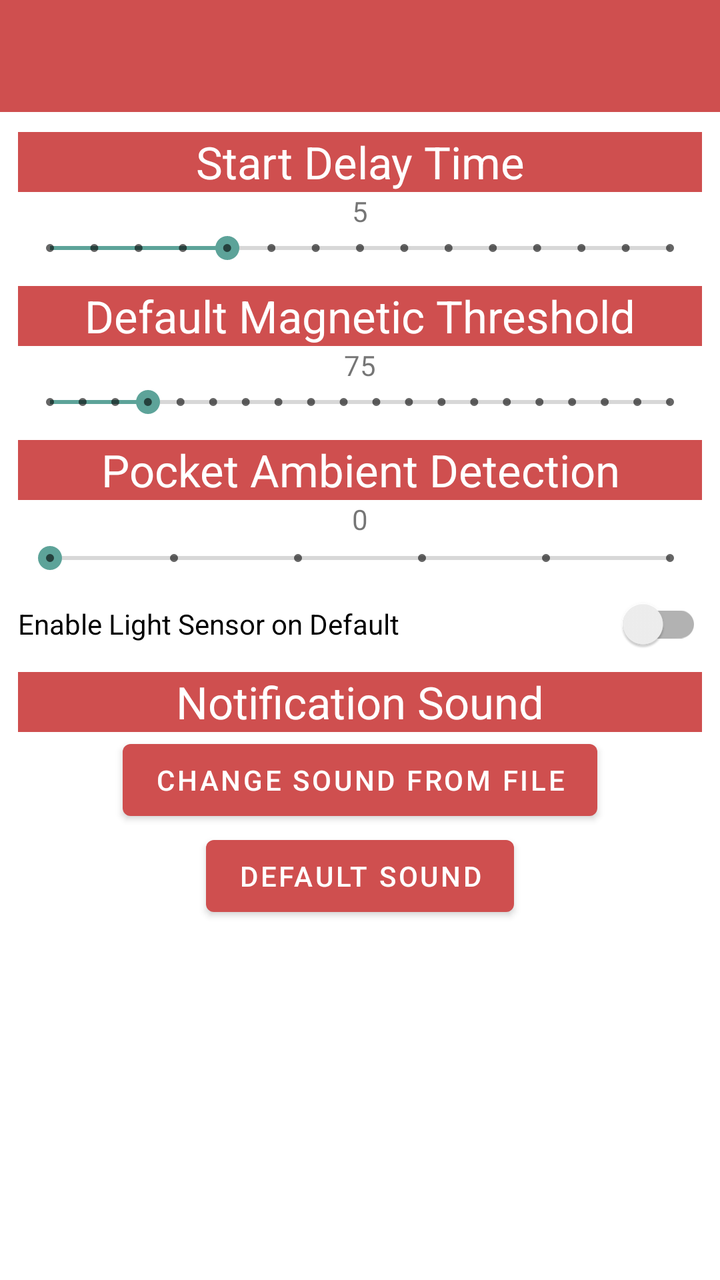
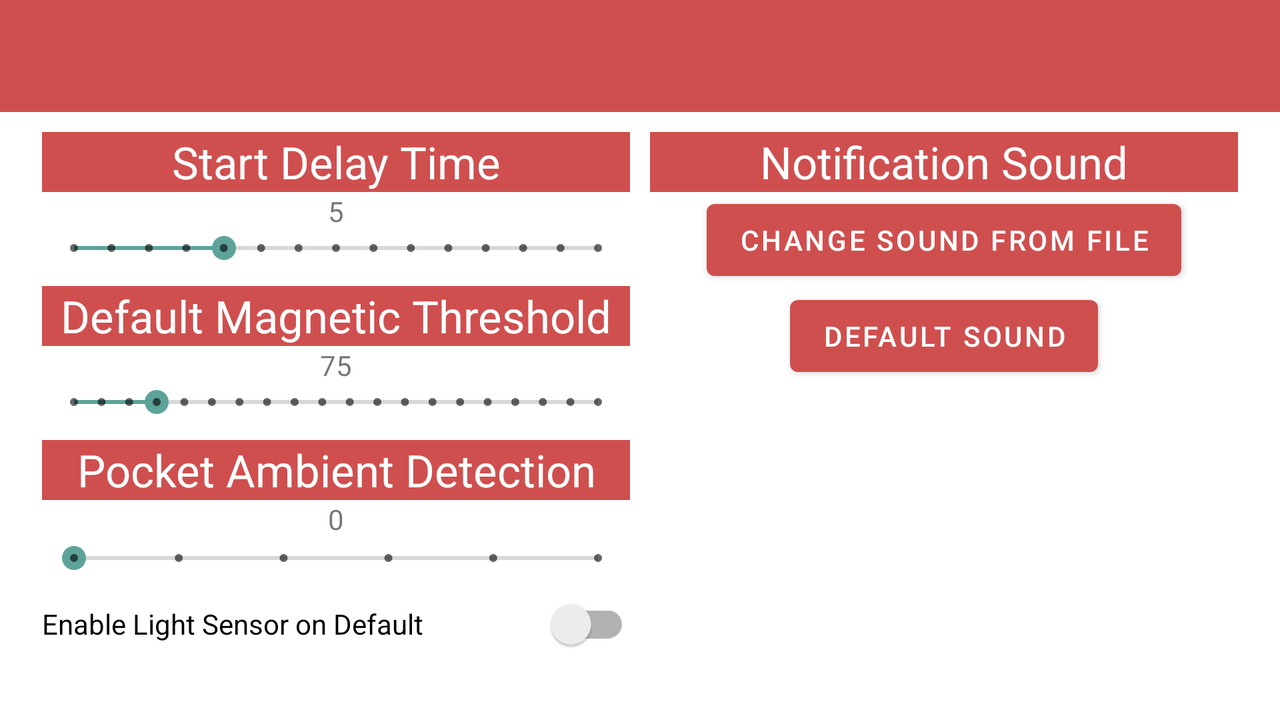

The same Android screen from two of the app's own layout files: first res/layout/ as a phone draws it, then the repository's variant for another configuration, drawn on a device whose configuration selects that folder. Both files follow.
<!-- AndroidManifest.xml: application theme Theme.RaceApp -->
<!-- res/layout/activity_settings.xml -->
<?xml version="1.0" encoding="utf-8"?>
<androidx.constraintlayout.widget.ConstraintLayout xmlns:android="http://schemas.android.com/apk/res/android"
    xmlns:app="http://schemas.android.com/apk/res-auto"
    xmlns:tools="http://schemas.android.com/tools"
    android:layout_width="match_parent"
    android:layout_height="match_parent"
    tools:context=".HistoryActivity">

    <androidx.appcompat.widget.Toolbar
        android:id="@+id/toolbar"
        android:layout_width="match_parent"
        android:layout_height="?attr/actionBarSize"
        android:layout_alignParentTop="true"
        android:background="?attr/colorPrimary"
        app:layout_constraintStart_toStartOf="parent"
        app:layout_constraintTop_toTopOf="parent" />

    <androidx.constraintlayout.widget.Guideline
        android:id="@+id/guidelineLeft"
        android:layout_width="wrap_content"
        android:layout_height="wrap_content"
        android:orientation="vertical"
        app:layout_constraintGuide_percent="0.025" />

    <androidx.constraintlayout.widget.Guideline
        android:id="@+id/guidelineRight"
        android:layout_width="wrap_content"
        android:layout_height="wrap_content"
        android:orientation="vertical"
        app:layout_constraintGuide_percent="0.975" />

    <LinearLayout
        android:id="@+id/linearLayout"
        android:layout_width="0dp"
        android:layout_height="wrap_content"
        android:gravity="center"
        android:orientation="vertical"
        app:layout_constraintEnd_toStartOf="@+id/guidelineRight"
        app:layout_constraintStart_toStartOf="@+id/guidelineLeft"
        app:layout_constraintTop_toBottomOf="@+id/toolbar">

        <androidx.constraintlayout.widget.ConstraintLayout
            android:id="@+id/DelayTimeGroup"
            android:layout_width="match_parent"
            android:layout_height="match_parent">

            <TextView
                android:id="@+id/textView4"
                style="@style/HeaderNoRatio"
                android:layout_width="match_parent"
                android:layout_height="wrap_content"
                android:layout_marginTop="10dp"
                android:height="30dp"
                android:gravity="center"
                android:text="@string/start_delay_time"
                app:layout_constraintEnd_toEndOf="parent"
                app:layout_constraintStart_toStartOf="parent"
                app:layout_constraintTop_toTopOf="parent" />

            <TextView
                android:id="@+id/delayTimeView"
                android:layout_width="match_parent"
                android:layout_height="wrap_content"
                android:gravity="center"
                android:text="@string/_5"
                app:layout_constraintEnd_toEndOf="parent"
                app:layout_constraintStart_toStartOf="parent"
                app:layout_constraintTop_toBottomOf="@+id/textView4" />

            <SeekBar
                android:id="@+id/seekbarDelayTime"
                style="@style/Widget.AppCompat.SeekBar.Discrete"
                android:layout_width="match_parent"
                android:layout_height="wrap_content"
                android:max="14"
                android:progress="4"
                app:layout_constraintEnd_toEndOf="parent"
                app:layout_constraintStart_toStartOf="parent"
                app:layout_constraintTop_toBottomOf="@+id/delayTimeView" />
        </androidx.constraintlayout.widget.ConstraintLayout>

        <androidx.constraintlayout.widget.ConstraintLayout
            android:id="@+id/MagneticThresholdGroup"
            android:layout_width="match_parent"
            android:layout_height="match_parent">

            <TextView
                android:id="@+id/textView3"
                style="@style/HeaderNoRatio"
                android:layout_width="match_parent"
                android:layout_height="wrap_content"
                android:layout_marginTop="10dp"
                android:height="30dp"
                android:gravity="center"
                android:text="@string/default_magnetic_threshold"
                app:layout_constraintEnd_toEndOf="parent"
                app:layout_constraintStart_toStartOf="parent"
                app:layout_constraintTop_toTopOf="parent" />

            <TextView
                android:id="@+id/currentDefaultThresholdView"
                android:layout_width="match_parent"
                android:layout_height="wrap_content"
                android:gravity="center"
                android:text="@string/_75"
                app:layout_constraintEnd_toEndOf="parent"
                app:layout_constraintStart_toStartOf="parent"
                app:layout_constraintTop_toBottomOf="@+id/textView3" />

            <SeekBar
                android:id="@+id/seekbarMagnetic"
                style="@style/Widget.AppCompat.SeekBar.Discrete"
                android:layout_width="match_parent"
                android:layout_height="wrap_content"
                android:max="19"
                android:progress="3"
                app:layout_constraintEnd_toEndOf="parent"
                app:layout_constraintStart_toStartOf="parent"
                app:layout_constraintTop_toBottomOf="@+id/currentDefaultThresholdView" />

        </androidx.constraintlayout.widget.ConstraintLayout>

        <androidx.constraintlayout.widget.ConstraintLayout
            android:id="@+id/PocketGroup"
            android:layout_width="match_parent"
            android:layout_height="match_parent">

            <TextView
                android:id="@+id/pocketHeaderView"
                style="@style/HeaderNoRatio"
                android:layout_width="match_parent"
                android:layout_height="wrap_content"
                android:layout_marginTop="10dp"
                android:height="30dp"
                android:gravity="center"
                android:text="@string/pocket_ambient_detection"
                app:layout_constraintEnd_toEndOf="parent"
                app:layout_constraintStart_toStartOf="parent"
                app:layout_constraintTop_toTopOf="parent" />

            <TextView
                android:id="@+id/pocketProgressView"
                android:layout_width="match_parent"
                android:layout_height="wrap_content"
                android:gravity="center"
                android:text="@string/_0"
                app:layout_constraintEnd_toEndOf="parent"
                app:layout_constraintStart_toStartOf="parent"
                app:layout_constraintTop_toBottomOf="@+id/pocketHeaderView" />

            <SeekBar
                android:id="@+id/seekbarPocket"
                style="@style/Widget.AppCompat.SeekBar.Discrete"
                android:layout_width="match_parent"
                android:layout_height="wrap_content"
                android:layout_marginTop="1dp"
                android:max="5"
                android:progress="0"
                app:layout_constraintEnd_toEndOf="parent"
                app:layout_constraintStart_toStartOf="parent"
                app:layout_constraintTop_toBottomOf="@+id/pocketProgressView" />
        </androidx.constraintlayout.widget.ConstraintLayout>

        <androidx.appcompat.widget.SwitchCompat
            android:id="@+id/defaultLightSwitch"
            android:layout_width="match_parent"
            android:layout_height="wrap_content"
            android:text="@string/enable_light_sensor_on_default" />

        <TextView
            android:id="@+id/textView11"
            style="@style/HeaderNoRatio"
            android:layout_width="match_parent"
            android:layout_height="30dp"
            android:text="@string/notification_sound" />

        <Button
            android:id="@+id/buttonSound"
            android:layout_width="wrap_content"
            android:layout_height="wrap_content"
            android:text="@string/change_sound_from_file" />

        <Button
            android:id="@+id/buttonResetSound"
            android:layout_width="wrap_content"
            android:layout_height="wrap_content"
            android:text="@string/reset_to_default_sound" />

        <View
            android:id="@+id/controllerView"
            android:layout_width="match_parent"
            android:layout_height="10dp"
            android:layout_marginTop="20dp" />

    </LinearLayout>

</androidx.constraintlayout.widget.ConstraintLayout>
<!-- resources referenced by this layout -->
<resources>
  <string name="_0">0</string>
  <string name="_5">5</string>
  <string name="_75">75</string>
  <string name="change_sound_from_file">Change sound from file</string>
  <string name="default_magnetic_threshold">Default Magnetic Threshold</string>
  <string name="enable_light_sensor_on_default">Enable Light Sensor on Default</string>
  <string name="notification_sound">Notification Sound</string>
  <string name="pocket_ambient_detection">Pocket Ambient Detection</string>
  <string name="reset_to_default_sound">Default Sound</string>
  <string name="start_delay_time">Start Delay Time</string>
  <style name="HeaderNoRatio">
          <item name="android:background">@color/red</item>
          <item name="android:textColor">@color/white</item>
          <item name="autoSizeTextType">uniform</item>
          <item name="android:gravity">center</item>
      </style>
  <style name="Theme.RaceApp" parent="Theme.MaterialComponents.DayNight.NoActionBar">
          
          <item name="colorPrimary">@color/red</item>
          <item name="colorPrimaryVariant">@color/red_dark</item>
          <item name="colorOnPrimary">@color/white</item>
          
          <item name="colorSecondary">@color/teal_light</item>
          <item name="colorSecondaryVariant">@color/teal_dark</item>
          <item name="colorOnSecondary">@color/black</item>
          
          <item name="android:statusBarColor" tools:targetApi="l">?attr/colorPrimaryVariant</item>
          
          <item name="android:windowAnimationStyle">@null</item>
      </style>
  <color name="red">#CF4F4F</color>
  <color name="white">#FFFFFFFF</color>
  <color name="red_dark">#9E2323</color>
  <color name="teal_light">#5DA399</color>
  <color name="teal_dark">#FF018786</color>
  <color name="black">#FF000000</color>
</resources>
<!-- res/layout-land/activity_settings.xml (the repository's variant of the layout above) -->
<!-- drawn on the phone turned sideways -->
<?xml version="1.0" encoding="utf-8"?>
<androidx.constraintlayout.widget.ConstraintLayout xmlns:android="http://schemas.android.com/apk/res/android"
    xmlns:app="http://schemas.android.com/apk/res-auto"
    xmlns:tools="http://schemas.android.com/tools"
    android:layout_width="match_parent"
    android:layout_height="match_parent"
    tools:context=".HistoryActivity">

    <androidx.appcompat.widget.Toolbar
        android:id="@+id/toolbar"
        android:layout_width="match_parent"
        android:layout_height="?attr/actionBarSize"
        android:layout_alignParentTop="true"
        android:background="?attr/colorPrimary"
        app:layout_constraintStart_toStartOf="parent"
        app:layout_constraintTop_toTopOf="parent" />

    <androidx.constraintlayout.widget.Guideline
        android:id="@+id/guidelineLeft"
        android:layout_width="wrap_content"
        android:layout_height="wrap_content"
        android:orientation="vertical"
        app:layout_constraintGuide_percent="0.025" />

    <androidx.constraintlayout.widget.Guideline
        android:id="@+id/guidelineRight"
        android:layout_width="wrap_content"
        android:layout_height="wrap_content"
        android:orientation="vertical"
        app:layout_constraintGuide_percent="0.975" />

    <androidx.constraintlayout.widget.Guideline
        android:id="@+id/guidelineMiddle"
        android:layout_width="wrap_content"
        android:layout_height="wrap_content"
        android:orientation="vertical"
        app:layout_constraintGuide_percent="0.5" />

    <LinearLayout
        android:id="@+id/linearLayout"
        android:layout_width="0dp"
        android:layout_height="wrap_content"
        android:layout_marginStart="5dp"
        android:layout_marginTop="10dp"
        android:layout_marginEnd="5dp"
        android:gravity="center"
        android:orientation="vertical"
        app:layout_constraintEnd_toStartOf="@+id/guidelineMiddle"
        app:layout_constraintStart_toStartOf="@+id/guidelineLeft"
        app:layout_constraintTop_toBottomOf="@+id/toolbar">

        <androidx.constraintlayout.widget.ConstraintLayout
            android:id="@+id/DelayTimeGroup"
            android:layout_width="match_parent"
            android:layout_height="match_parent">

            <TextView
                android:id="@+id/textView4"
                style="@style/HeaderNoRatio"
                android:layout_width="match_parent"
                android:layout_height="wrap_content"
                android:height="30dp"
                android:gravity="center"
                android:text="@string/start_delay_time"
                app:layout_constraintEnd_toEndOf="parent"
                app:layout_constraintStart_toStartOf="parent"
                app:layout_constraintTop_toTopOf="parent" />

            <TextView
                android:id="@+id/delayTimeView"
                android:layout_width="match_parent"
                android:layout_height="wrap_content"
                android:gravity="center"
                android:text="@string/_5"
                app:layout_constraintEnd_toEndOf="parent"
                app:layout_constraintStart_toStartOf="parent"
                app:layout_constraintTop_toBottomOf="@+id/textView4" />

            <SeekBar
                android:id="@+id/seekbarDelayTime"
                style="@style/Widget.AppCompat.SeekBar.Discrete"
                android:layout_width="match_parent"
                android:layout_height="wrap_content"
                android:max="14"
                android:progress="4"
                app:layout_constraintEnd_toEndOf="parent"
                app:layout_constraintStart_toStartOf="parent"
                app:layout_constraintTop_toBottomOf="@+id/delayTimeView" />
        </androidx.constraintlayout.widget.ConstraintLayout>

        <androidx.constraintlayout.widget.ConstraintLayout
            android:id="@+id/MagneticThresholdGroup"
            android:layout_width="match_parent"
            android:layout_height="match_parent">

            <TextView
                android:id="@+id/textView3"
                style="@style/HeaderNoRatio"
                android:layout_width="match_parent"
                android:layout_height="wrap_content"
                android:layout_marginTop="10dp"
                android:height="30dp"
                android:gravity="center"
                android:text="@string/default_magnetic_threshold"
                app:layout_constraintEnd_toEndOf="parent"
                app:layout_constraintStart_toStartOf="parent"
                app:layout_constraintTop_toTopOf="parent" />

            <TextView
                android:id="@+id/currentDefaultThresholdView"
                android:layout_width="match_parent"
                android:layout_height="wrap_content"
                android:gravity="center"
                android:text="@string/_75"
                app:layout_constraintEnd_toEndOf="parent"
                app:layout_constraintStart_toStartOf="parent"
                app:layout_constraintTop_toBottomOf="@+id/textView3" />

            <SeekBar
                android:id="@+id/seekbarMagnetic"
                style="@style/Widget.AppCompat.SeekBar.Discrete"
                android:layout_width="match_parent"
                android:layout_height="wrap_content"
                android:max="19"
                android:progress="3"
                app:layout_constraintEnd_toEndOf="parent"
                app:layout_constraintStart_toStartOf="parent"
                app:layout_constraintTop_toBottomOf="@+id/currentDefaultThresholdView" />

        </androidx.constraintlayout.widget.ConstraintLayout>

        <androidx.constraintlayout.widget.ConstraintLayout
            android:id="@+id/PocketGroup"
            android:layout_width="match_parent"
            android:layout_height="match_parent">

            <TextView
                android:id="@+id/pocketHeaderView"
                style="@style/HeaderNoRatio"
                android:layout_width="match_parent"
                android:layout_height="wrap_content"
                android:layout_marginTop="10dp"
                android:height="30dp"
                android:gravity="center"
                android:text="@string/pocket_ambient_detection"
                app:layout_constraintEnd_toEndOf="parent"
                app:layout_constraintStart_toStartOf="parent"
                app:layout_constraintTop_toTopOf="parent" />

            <TextView
                android:id="@+id/pocketProgressView"
                android:layout_width="match_parent"
                android:layout_height="wrap_content"
                android:gravity="center"
                android:text="@string/_0"
                app:layout_constraintEnd_toEndOf="parent"
                app:layout_constraintStart_toStartOf="parent"
                app:layout_constraintTop_toBottomOf="@+id/pocketHeaderView" />

            <SeekBar
                android:id="@+id/seekbarPocket"
                style="@style/Widget.AppCompat.SeekBar.Discrete"
                android:layout_width="match_parent"
                android:layout_height="wrap_content"
                android:layout_marginTop="1dp"
                android:max="5"
                android:progress="0"
                app:layout_constraintEnd_toEndOf="parent"
                app:layout_constraintStart_toStartOf="parent"
                app:layout_constraintTop_toBottomOf="@+id/pocketProgressView" />

            <androidx.appcompat.widget.SwitchCompat
                android:id="@+id/defaultLightSwitch"
                android:layout_width="match_parent"
                android:layout_height="wrap_content"
                android:text="@string/enable_light_sensor_on_default"
                app:layout_constraintTop_toBottomOf="@+id/seekbarPocket"
                tools:layout_editor_absoluteX="332dp" />

        </androidx.constraintlayout.widget.ConstraintLayout>

    </LinearLayout>

    <LinearLayout
        android:layout_width="0dp"
        android:layout_height="wrap_content"
        android:layout_marginStart="5dp"
        android:layout_marginTop="10dp"
        android:layout_marginEnd="5dp"
        android:gravity="center"
        android:orientation="vertical"
        app:layout_constraintEnd_toStartOf="@+id/guidelineRight"
        app:layout_constraintStart_toStartOf="@+id/guidelineMiddle"
        app:layout_constraintTop_toBottomOf="@+id/toolbar">

        <TextView
            android:id="@+id/textView11"
            style="@style/HeaderNoRatio"
            android:layout_width="match_parent"
            android:layout_height="30dp"
            android:text="@string/notification_sound" />

        <Button
            android:id="@+id/buttonSound"
            android:layout_width="wrap_content"
            android:layout_height="wrap_content"
            android:text="@string/change_sound_from_file" />

        <Button
            android:id="@+id/buttonResetSound"
            android:layout_width="wrap_content"
            android:layout_height="wrap_content"
            android:text="@string/reset_to_default_sound" />

        <View
            android:id="@+id/controllerView"
            android:layout_width="match_parent"
            android:layout_height="10dp"
            android:layout_marginTop="20dp" />

    </LinearLayout>

</androidx.constraintlayout.widget.ConstraintLayout>
